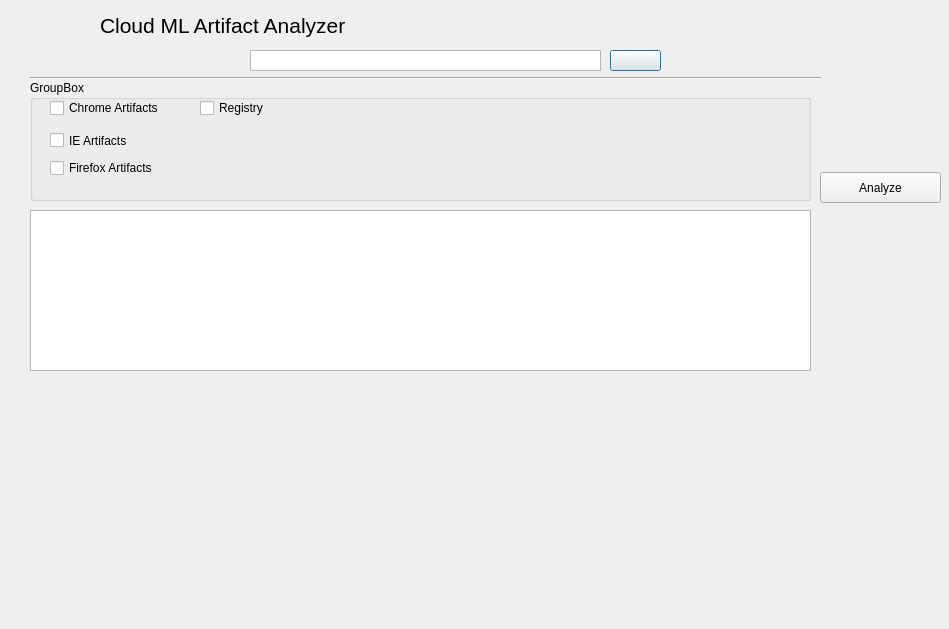
<?xml version="1.0" encoding="UTF-8"?>
<ui version="4.0">
 <class>Dialog</class>
 <widget class="QDialog" name="Dialog">
  <property name="geometry">
   <rect>
    <x>0</x>
    <y>0</y>
    <width>949</width>
    <height>629</height>
   </rect>
  </property>
  <property name="windowTitle">
   <string>Dialog</string>
  </property>
  <widget class="QPushButton" name="FileLoad">
   <property name="geometry">
    <rect>
     <x>610</x>
     <y>50</y>
     <width>51</width>
     <height>21</height>
    </rect>
   </property>
   <property name="text">
    <string/>
   </property>
   <property name="icon">
    <iconset>
     <normaloff>rsrc/folder.png</normaloff>rsrc/folder.png</iconset>
   </property>
  </widget>
  <widget class="QListWidget" name="listWidget">
   <property name="geometry">
    <rect>
     <x>30</x>
     <y>210</y>
     <width>781</width>
     <height>161</height>
    </rect>
   </property>
  </widget>
  <widget class="QPushButton" name="Btn_Analyze">
   <property name="geometry">
    <rect>
     <x>820</x>
     <y>172</y>
     <width>121</width>
     <height>31</height>
    </rect>
   </property>
   <property name="text">
    <string>Analyze</string>
   </property>
  </widget>
  <widget class="QGroupBox" name="groupBox">
   <property name="geometry">
    <rect>
     <x>30</x>
     <y>80</y>
     <width>781</width>
     <height>121</height>
    </rect>
   </property>
   <property name="title">
    <string>GroupBox</string>
   </property>
   <widget class="QCheckBox" name="chk_Firefox">
    <property name="geometry">
     <rect>
      <x>20</x>
      <y>80</y>
      <width>111</width>
      <height>16</height>
     </rect>
    </property>
    <property name="text">
     <string>Firefox Artifacts</string>
    </property>
   </widget>
   <widget class="QCheckBox" name="chk_Chrome">
    <property name="geometry">
     <rect>
      <x>20</x>
      <y>20</y>
      <width>121</width>
      <height>16</height>
     </rect>
    </property>
    <property name="text">
     <string>Chrome Artifacts</string>
    </property>
   </widget>
   <widget class="QCheckBox" name="chk_IE">
    <property name="geometry">
     <rect>
      <x>20</x>
      <y>50</y>
      <width>131</width>
      <height>21</height>
     </rect>
    </property>
    <property name="text">
     <string>IE Artifacts</string>
    </property>
   </widget>
   <widget class="QCheckBox" name="chk_Registry">
    <property name="geometry">
     <rect>
      <x>170</x>
      <y>20</y>
      <width>81</width>
      <height>16</height>
     </rect>
    </property>
    <property name="text">
     <string>Registry</string>
    </property>
   </widget>
  </widget>
  <widget class="QTextEdit" name="Brw_Dir">
   <property name="geometry">
    <rect>
     <x>250</x>
     <y>50</y>
     <width>351</width>
     <height>21</height>
    </rect>
   </property>
   <property name="verticalScrollBarPolicy">
    <enum>Qt::ScrollBarAlwaysOff</enum>
   </property>
   <property name="horizontalScrollBarPolicy">
    <enum>Qt::ScrollBarAlwaysOff</enum>
   </property>
   <property name="placeholderText">
    <string extracomment="파일 경로"/>
   </property>
  </widget>
  <widget class="Line" name="line">
   <property name="geometry">
    <rect>
     <x>30</x>
     <y>70</y>
     <width>791</width>
     <height>16</height>
    </rect>
   </property>
   <property name="orientation">
    <enum>Qt::Horizontal</enum>
   </property>
  </widget>
  <widget class="QLabel" name="Title">
   <property name="geometry">
    <rect>
     <x>100</x>
     <y>10</y>
     <width>281</width>
     <height>31</height>
    </rect>
   </property>
   <property name="font">
    <font>
     <family>Microsoft Sans Serif</family>
     <pointsize>16</pointsize>
     <weight>50</weight>
     <bold>false</bold>
    </font>
   </property>
   <property name="text">
    <string>Cloud ML Artifact Analyzer</string>
   </property>
  </widget>
 </widget>
 <resources/>
 <connections/>
</ui>
